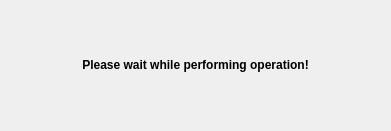
<?xml version="1.0" encoding="UTF-8"?>
<ui version="4.0">
 <class>Form</class>
 <widget class="QWidget" name="Form">
  <property name="geometry">
   <rect>
    <x>0</x>
    <y>0</y>
    <width>391</width>
    <height>131</height>
   </rect>
  </property>
  <property name="windowTitle">
   <string>Form</string>
  </property>
  <layout class="QHBoxLayout" name="horizontalLayout">
   <item>
    <layout class="QVBoxLayout" name="verticalLayout">
     <item>
      <widget class="QLabel" name="label">
       <property name="text">
        <string>&lt;html&gt;&lt;head/&gt;&lt;body&gt;&lt;p align=&quot;center&quot;&gt;&lt;span style=&quot; font-weight:600;&quot;&gt;Please wait while performing operation!&lt;/span&gt;&lt;/p&gt;&lt;/body&gt;&lt;/html&gt;</string>
       </property>
      </widget>
     </item>
    </layout>
   </item>
  </layout>
 </widget>
 <resources/>
 <connections/>
</ui>
